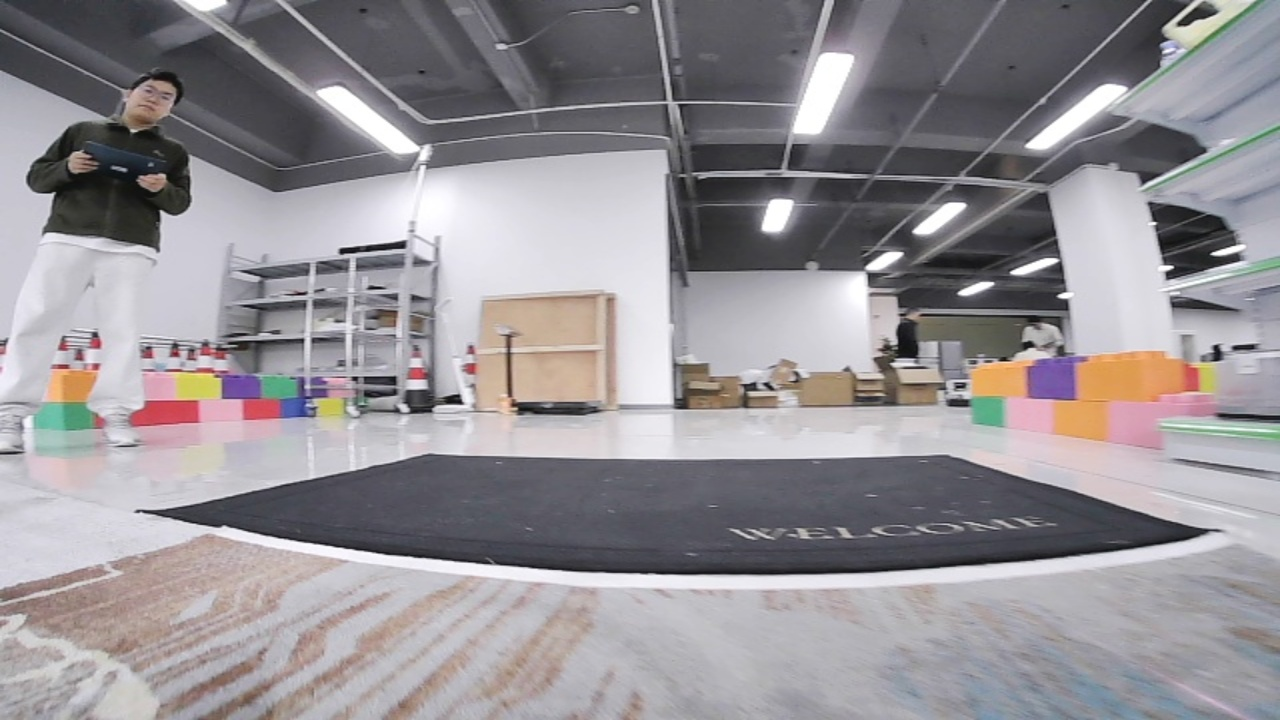
#> input picture 角点检测/image_49_resized.jpg, 1280 x 720 px
$ python '图像畸变矫正_matlab.py'
#> lines starting #> are read from the running program, lines starting #| are printed output that depends on the picture
import cv2
import numpy as np

import cv2
import numpy as np

# 相机内参
A = np.array([[411.381960, 0, 637.411269],
              [0, 411.535817, 351.293005],
              [0, 0, 1]], dtype=np.float32)

# 畸变参数
D = np.array([1.171783, 0.226351, 0.000015, 0.000199, 0.003289], dtype=np.float32)

fx, fy = A[0,0], A[1,1]
cx, cy = A[0,2], A[1,2]
k1, k2, p1, p2, k3 = D[0], D[1], D[2], D[3], D[4]

# 读取图像
# I_d = cv2.imread("/home/chenkejing/Desktop/image_49.jpg")
I_d = cv2.imread("./image_49_resized.jpg")  # 替换为你的图像路径
#> I_d is the input picture: shape (720, 1280, 3); mean B, G, R 148.8, 144.7, 148.7
# I_d = cv2.imread("/home/chenkejing/Desktop/image_49.jpg")
I_d = I_d.astype(np.float32) / 255.0  # 转为 [0,1] 浮点数
m, n = I_d.shape[:2]
#> m = 720; n = 1280

# 生成去畸变映射
u = np.arange(n)
#> u = 1280 values from 0 to 1279
v = np.arange(m)
#> v = 720 values from 0 to 719
U, V = np.meshgrid(u, v)

# 归一化坐标
X = (U - cx) / fx
Y = (V - cy) / fy
r2 = X**2 + Y**2

# 畸变校正公式（这里是逆畸变，需要迭代或近似）
X_dist = X*(1 + k1*r2 + k2*r2**2 + k3*r2**3) + 2*p1*X*Y + p2*(r2 + 2*X**2)
Y_dist = Y*(1 + k1*r2 + k2*r2**2 + k3*r2**3) + 2*p2*X*Y + p1*(r2 + 2*Y**2)

# 像素坐标
U_dist = fx*X_dist + cx
V_dist = fy*Y_dist + cy

# 使用 cv2.remap 做插值
U_dist = U_dist.astype(np.float32)
V_dist = V_dist.astype(np.float32)
img_undistorted = cv2.remap(I_d, U_dist, V_dist, interpolation=cv2.INTER_LINEAR)
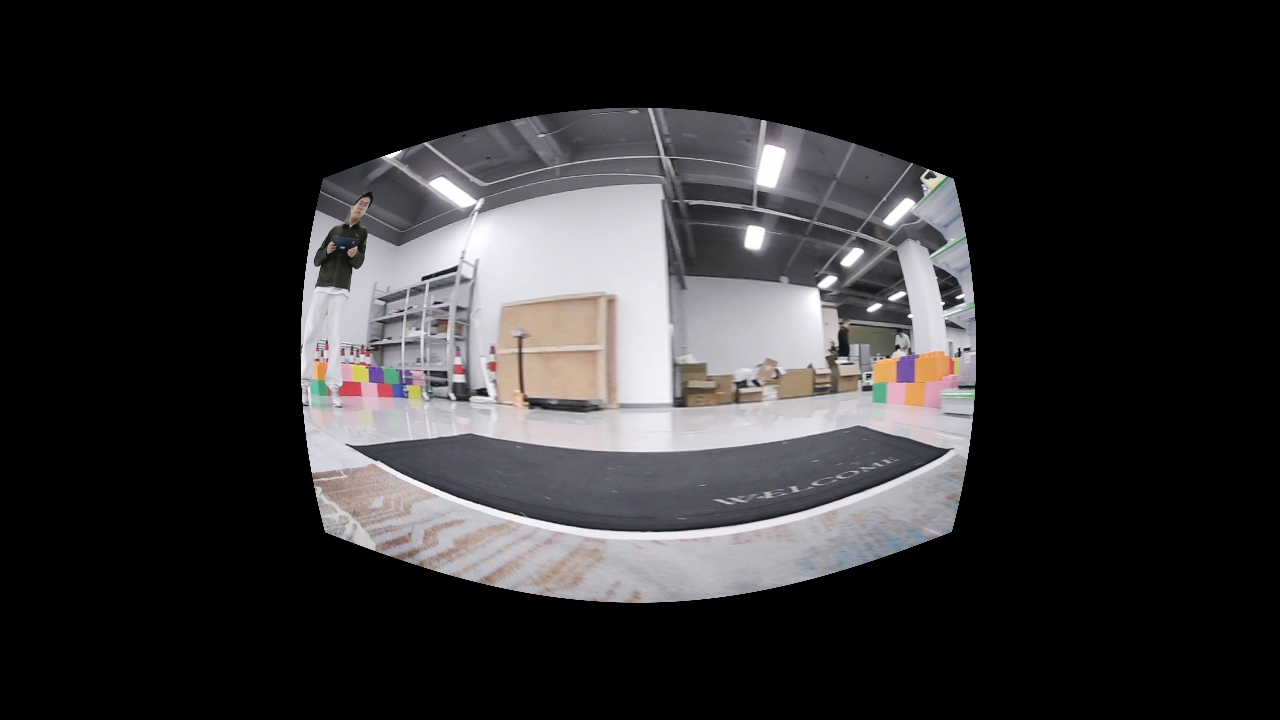
#> img_undistorted: shape (720, 1280, 3) float32; mean B, G, R 0.187, 0.183, 0.188

# 显示结果
cv2.imshow("/home/chenkejing/Desktop/image_49.jpg", I_d)
cv2.imshow("/home/chenkejing/Desktop/un_image_49.jpg", img_undistorted)
cv2.waitKey(0)
cv2.destroyAllWindows()
